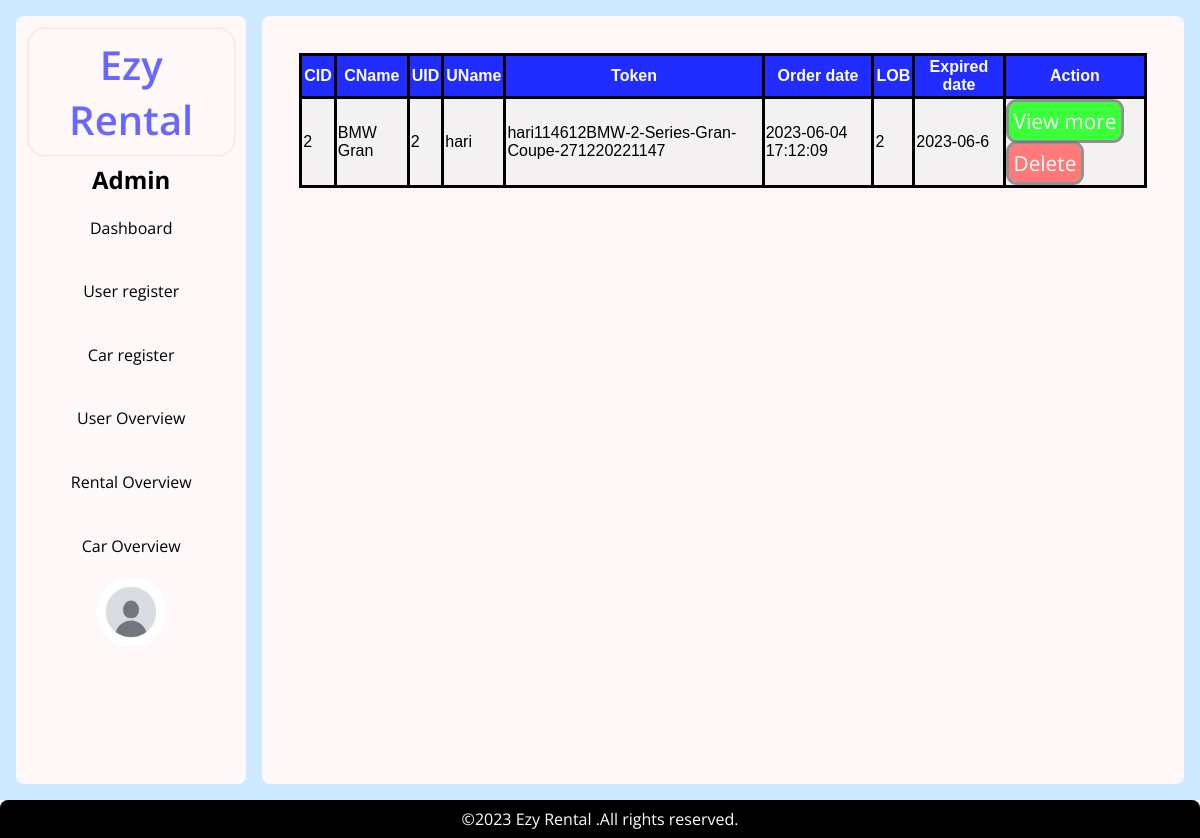
The app's page /admin/rental_overview.php (signed in), older data.
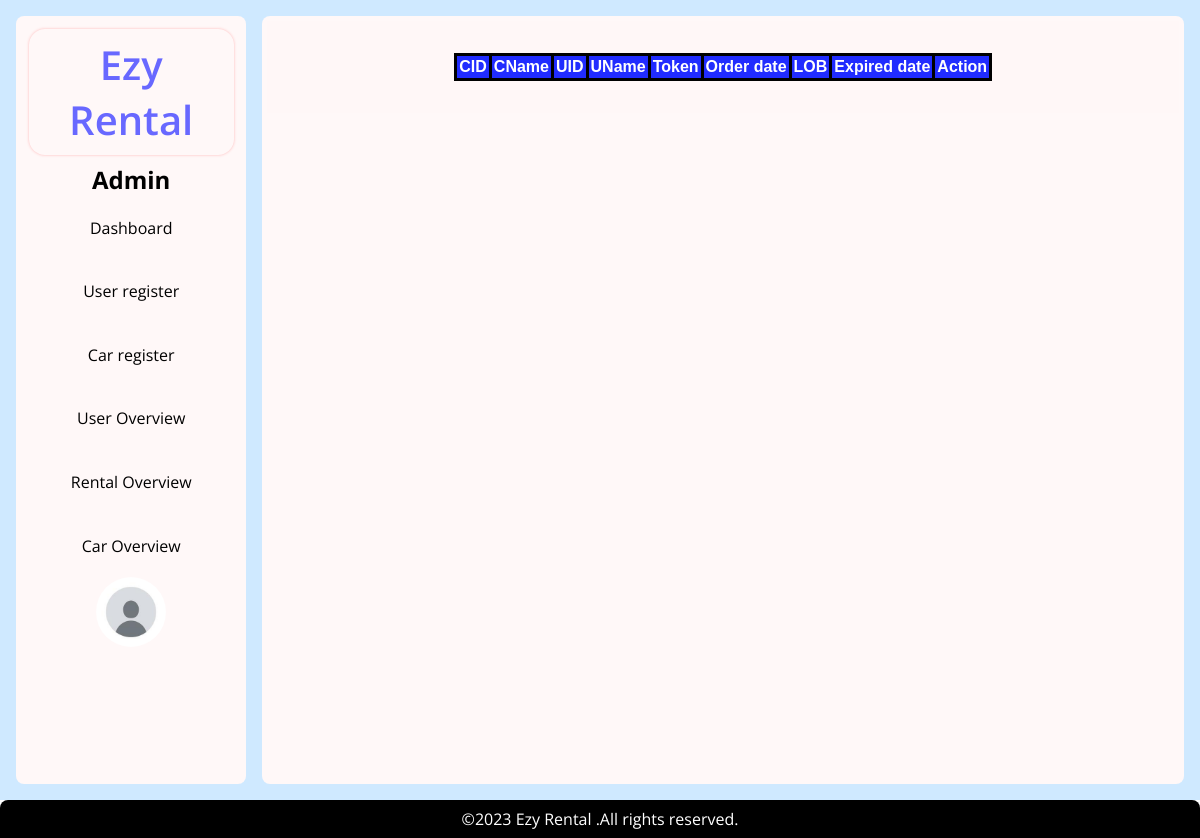
The same page, newer data.
### tables this page shows
CREATE TABLE `orders` (
  `uid` int(11) NOT NULL,
  `cid` int(11) NOT NULL,
  `lob` int(11) NOT NULL,
  `token` varchar(100) NOT NULL,
  `date` timestamp NOT NULL DEFAULT current_timestamp()
);

CREATE TABLE `car` (
  `cid` int(11) NOT NULL,
  `name` varchar(50) NOT NULL,
  `photo` varchar(200) NOT NULL,
  `model` varchar(50) NOT NULL,
  `color` varchar(50) NOT NULL,
  `price` float NOT NULL,
  `status` enum('b','u') NOT NULL DEFAULT 'u',
  `description` text NOT NULL,
  `created_at` timestamp NOT NULL DEFAULT current_timestamp(),
  `updated_at` timestamp NULL DEFAULT NULL ON UPDATE current_timestamp()
);

CREATE TABLE `users` (
  `uid` int(11) NOT NULL,
  `name` varchar(70) NOT NULL,
  `address` varchar(72) NOT NULL,
  `status` enum('a','l') NOT NULL DEFAULT 'l',
  `contact` varchar(15) NOT NULL,
  `email` varchar(72) NOT NULL,
  `password` varchar(100) NOT NULL,
  `created_at` timestamp NOT NULL DEFAULT current_timestamp(),
  `updated_at` timestamp NULL DEFAULT NULL ON UPDATE current_timestamp()
);

### admin/rental_overview.php (the view, shortened to what this page needs)
<?php
include '../include/admin_header.php';
require '../process/db.php';
?>
</head>
<body>
  <div class='admin-body'>
    <?php
    include '../include/admin_aside.php';
    ?>
    <main class='admin-main white'>
      <section class='car-collection'>
        <table>
          <tr>
            <th>CID</th>
            <th>CName</th>
            <th>UID</th>
            <th>UName</th>
            <th>Token</th>
            <th>Order date</th>
            <th title="Length of book">LOB</th>
            <th>Expired date</th>
            <th>Action</th>
          </tr>
          <?php
          $selectorder = "SELECT * FROM orders ORDER BY date ASC";
          $orderresult = mysqli_query($connect, $selectorder);
          while ($orderlist = $orderresult->fetch_assoc()) {
            $cid = $orderlist['cid'];
            $selectcar = "SELECT * FROM car WHERE cid = $cid";
            $carresult = mysqli_query($connect, $selectcar);
            $carlist = $carresult->fetch_assoc();
            $time = explode(" ", $orderlist['date']);
            $date = explode("-", $time[0]);
            $uid = $orderlist['uid'];
            $selectusr = "SELECT * FROM users WHERE uid= $uid";
            $selectrslt = mysqli_query($connect, $selectusr);
            $usrarr = $selectrslt->fetch_assoc();
          ?>
            <tr>
              <td><?php echo $carlist['cid']; ?></td>
              <td><?php echo $carlist['name']; ?></td>
              <td><?php echo $usrarr['uid']; ?></td>
              <td><?php echo $usrarr['name']; ?></td>
              <td><?php echo $orderlist['token']; ?></td>
              <td><?php echo $orderlist['date']; ?></td>
              <td><?php echo $orderlist['lob']; ?></td>
              <td><?php echo $date[0] . "-" . $date[1] . "-" . ($date[2] + $orderlist['lob']); ?></td>
              <td>
                <a href="rental_view.php?id=<?php echo $orderlist['cid']; ?>"><button class='button button-green'>View more</button></a>
                <a href="../process/delete_order.php?id=<?php echo $orderlist['cid']; ?>"><button class='button button-red' onclick="return confirm('Are you sure');">Delete</button></a>
              </td>
            </tr>
          <?php
          }
          ?>
        </table>
      </section>
    </main>
  </div>
  <?php
  include '../include/admin_footer.php';
  ?>
</body>
</html>

Row changes from the older to the newer data that the page shows:
removed orders: cid.cid "2", cid.name "BMW Gran", uid.uid "2", uid.name "hari", token "hari114612BMW-2-Series-Gran-Coupe-271220221147", date "2023-06-04 17:12:09", lob "2", date "2023", date "06", $date[2] + $orderlist['lob'] "6"
